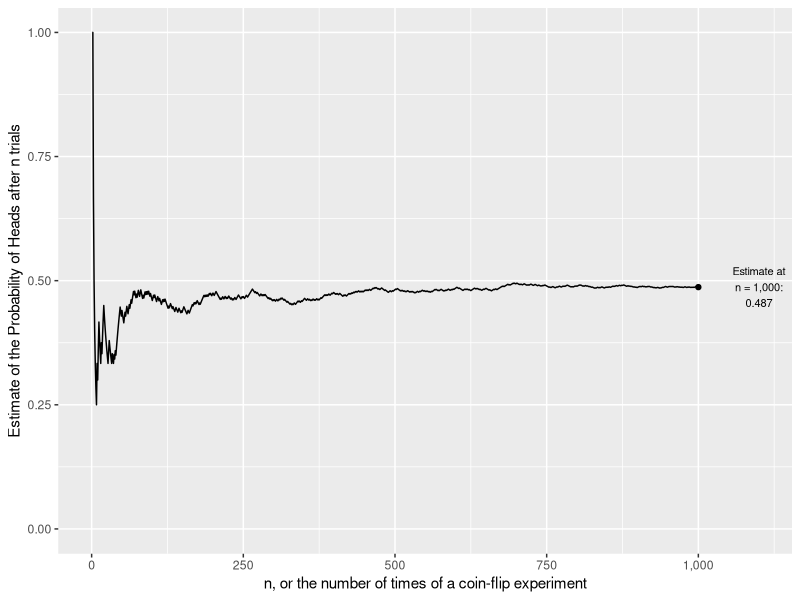
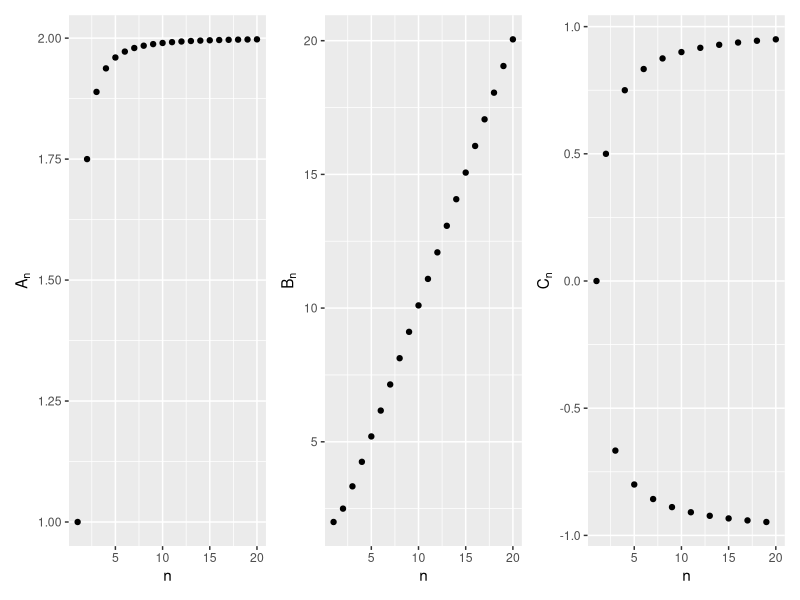
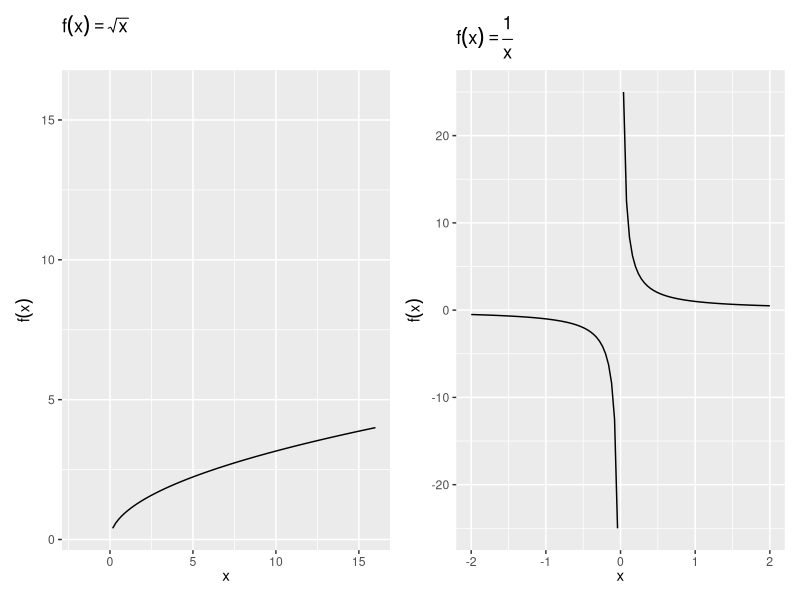
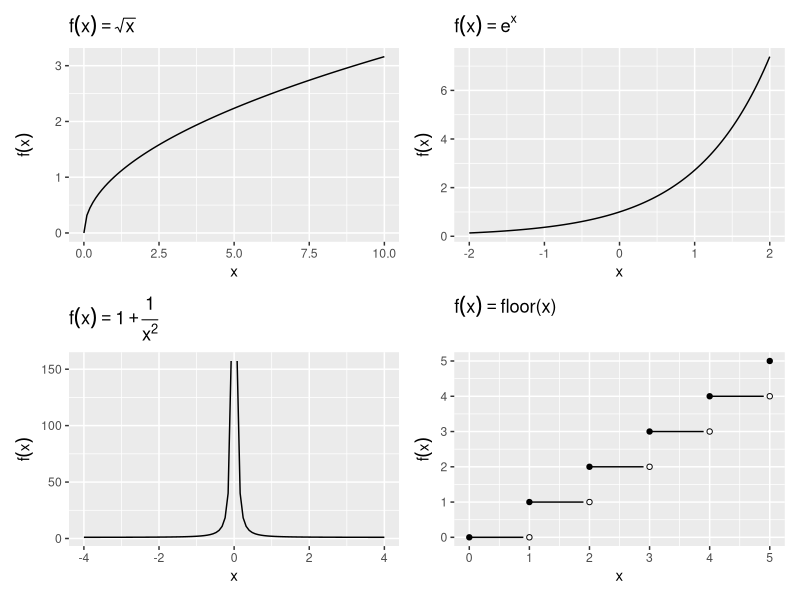
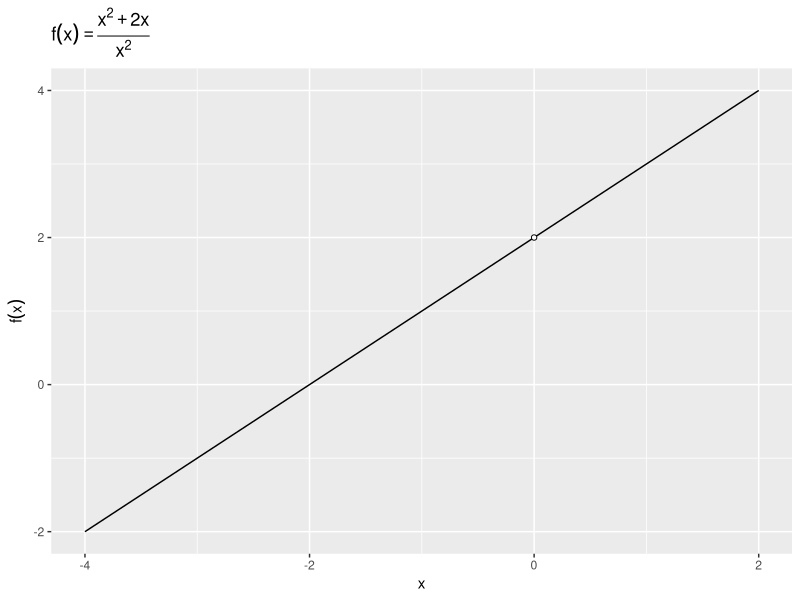

Write R code to recreate these figures, in order.
## ---- chunk 1
library(ggplot2)
library(tibble)
library(scales)
library(glue)
library(patchwork)
## ---- chunk 2
set.seed(02138)
n <- 1e3
Xs <- rbinom(n = n, size = 1, prob = 0.5)
means <- cumsum(Xs) / 1:n

ggplot(tibble(n = 1:n, estimate = means), aes(x = n, y = estimate)) +
  geom_line() +
  scale_x_continuous(labels = comma, limit = c(0, n*1.1), breaks = seq(0, n, length.out = 5)) +
  scale_y_continuous(limits = c(0, 1)) +
  annotate(geom = "text", x = 1.1*n, y = means[n], label = glue("Estimate at\nn = {comma(n)}", ":\n", means[n]), size = 2.8) +
  annotate(geom = "point", x = n, y = means[n]) +
  labs(x = "n, or the number of times of a coin-flip experiment", 
       y =  "Estimate of the Probability of Heads after n trials")
## ---- chunk 3
seq <- 1:20
df <- tibble(n = seq, A = 2 - 1/(seq^2), B = (seq^2 + 1)/(seq), C = (-1)^seq * (1 - 1/seq))

g0 <- ggplot(df, aes(x = n, y = A)) + geom_point()

gA <- g0 + labs(y = expression(A[n]))
gB <- g0 + aes(y = B) + labs(y = expression(B[n]))
gC <- g0 + aes(y = C) + labs(y = expression(C[n]))

gA + gB + gC

## ---- chunk 4
range1 <- tibble::tibble(x = c(-2, 16))
range2 <- tibble::tibble(x = c(-2, 2))


fx1 <- ggplot(range1, aes(x = x)) +
  stat_function(fun = function(x) sqrt(x), size = 0.5) +
  labs(x = expression(x), y = expression(f(x)), title = expression(f(x)==sqrt(x))) +
  expand_limits(y = max(range1$x))

fx2 <- 
  ggplot(range2, aes(x = x)) +
  stat_function(fun = function(x) ifelse(x == 0, NA, 1/x), size = 0.5) +
  labs(x = expression(x), y = expression(f(x)), title = expression(f(x)==frac(1,x)))

fx1+fx2
## ---- chunk 5
range1 <- tibble(x = c(0, 10))
range2 <- tibble(x = c(-2, 2))
range3 <- tibble(x = c(-4, 4))
range4 <- tibble(x = c(0, 5))


fx1 <- ggplot(range1, aes(x = x)) +
  stat_function(fun = function(x) sqrt(x), size = 0.5) +
  labs(y = expression(f(x)), title = expression(f(x)==sqrt(x)))

fx2 <- ggplot(range2, aes(x = x)) +
  stat_function(fun = function(x) exp(x), size = 0.5) +
  labs(y = expression(f(x)), title = expression(f(x)==e^x))

fx3 <- ggplot(range3, aes(x = x)) +
  stat_function(fun = function(x) ifelse(x == 0, NA, 1 + 1/(x^2)), size = 0.5) +
  labs(y = expression(f(x)), title = expression(f(x)==1+frac(1,x^2)))

fx4 <- ggplot(range4, aes(x = x)) +
  stat_function(fun = function(x) ifelse(1 - (x %% 1) < 9e-2, NA, floor(x)), size = 0.5) +
  geom_point(data = tibble(x = 0:5, y = 0:5), aes(y = y), pch = 19) +
  geom_point(data = tibble(x = 1:5, y = (1:5) - 1), aes(y = y), pch = 21, fill = "white") +
  labs(y = expression(f(x)), title = expression(f(x)==plain("floor(x)")))



fx1 + fx2 + fx3 + fx4 + plot_layout(ncol = 2)
## ---- chunk 6

## ---- chunk 7
range0 <- tibble(x = c(-4, 2))

ggplot(range0, aes(x = x)) +
  stat_function(fun = function(x) ifelse(x == 0, NA, (x^2 + 2*x)/(x)), size = 0.5) +
  labs(y = expression(f(x)), title = expression(f(x)==frac(x^2+2*x, x^2))) +
    geom_point(data = tibble(x = 0, y = 2), aes(y = y), pch = 21, fill = "white")
